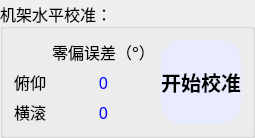
    <widget class="QGroupBox" name="groupBox_6">
     <property name="sizePolicy">
      <sizepolicy hsizetype="Expanding" vsizetype="Expanding">
       <horstretch>0</horstretch>
       <verstretch>0</verstretch>
      </sizepolicy>
     </property>
     <property name="minimumSize">
      <size>
       <width>0</width>
       <height>0</height>
      </size>
     </property>
     <property name="font">
      <font>
       <family>3ds</family>
       <pointsize>12</pointsize>
      </font>
     </property>
     <property name="title">
      <string>机架水平校准：</string>
     </property>
     <property name="alignment">
      <set>Qt::AlignLeading|Qt::AlignLeft|Qt::AlignVCenter</set>
     </property>
     <property name="flat">
      <bool>false</bool>
     </property>
     <property name="checkable">
      <bool>false</bool>
     </property>
     <layout class="QHBoxLayout" name="horizontalLayout_3">
      <item>
       <layout class="QGridLayout" name="gridLayout_4">
        <item row="3" column="0">
         <widget class="QLabel" name="label_40">
          <property name="sizePolicy">
           <sizepolicy hsizetype="Fixed" vsizetype="Expanding">
            <horstretch>0</horstretch>
            <verstretch>0</verstretch>
           </sizepolicy>
          </property>
          <property name="minimumSize">
           <size>
            <width>30</width>
            <height>20</height>
           </size>
          </property>
          <property name="font">
           <font>
            <family>3ds</family>
            <pointsize>12</pointsize>
           </font>
          </property>
          <property name="styleSheet">
           <string notr="true">QLabel
{ 
	color: rgb(0, 0, 0); 
} </string>
          </property>
          <property name="text">
           <string>横滚</string>
          </property>
         </widget>
        </item>
        <item row="2" column="1">
         <widget class="QLabel" name="pitch_offset">
          <property name="sizePolicy">
           <sizepolicy hsizetype="Expanding" vsizetype="Expanding">
            <horstretch>0</horstretch>
            <verstretch>0</verstretch>
           </sizepolicy>
          </property>
          <property name="minimumSize">
           <size>
            <width>50</width>
            <height>20</height>
           </size>
          </property>
          <property name="font">
           <font>
            <family>微软雅黑</family>
            <pointsize>12</pointsize>
            <weight>50</weight>
            <bold>false</bold>
           </font>
          </property>
          <property name="styleSheet">
           <string notr="true">QLabel
{ 
	color: rgb(0, 0, 255); 
} </string>
          </property>
          <property name="text">
           <string>0</string>
          </property>
          <property name="alignment">
           <set>Qt::AlignCenter</set>
          </property>
         </widget>
        </item>
        <item row="3" column="1">
         <widget class="QLabel" name="roll_offset">
          <property name="sizePolicy">
           <sizepolicy hsizetype="Expanding" vsizetype="Expanding">
            <horstretch>0</horstretch>
            <verstretch>0</verstretch>
           </sizepolicy>
          </property>
          <property name="minimumSize">
           <size>
            <width>50</width>
            <height>20</height>
           </size>
          </property>
          <property name="font">
           <font>
            <family>微软雅黑</family>
            <pointsize>12</pointsize>
            <weight>50</weight>
            <bold>false</bold>
           </font>
          </property>
          <property name="styleSheet">
           <string notr="true">QLabel
{ 
	color: rgb(0, 0, 255); 
} </string>
          </property>
          <property name="text">
           <string>0</string>
          </property>
          <property name="alignment">
           <set>Qt::AlignCenter</set>
          </property>
         </widget>
        </item>
        <item row="2" column="0">
         <widget class="QLabel" name="label_41">
          <property name="sizePolicy">
           <sizepolicy hsizetype="Fixed" vsizetype="Expanding">
            <horstretch>0</horstretch>
            <verstretch>0</verstretch>
           </sizepolicy>
          </property>
          <property name="minimumSize">
           <size>
            <width>30</width>
            <height>20</height>
           </size>
          </property>
          <property name="font">
           <font>
            <family>3ds</family>
            <pointsize>12</pointsize>
           </font>
          </property>
          <property name="styleSheet">
           <string notr="true">QLabel
{ 
	color: rgb(0, 0, 0); 
} </string>
          </property>
          <property name="text">
           <string>俯仰</string>
          </property>
         </widget>
        </item>
        <item row="1" column="1">
         <widget class="QLabel" name="label_36">
          <property name="sizePolicy">
           <sizepolicy hsizetype="Expanding" vsizetype="Expanding">
            <horstretch>0</horstretch>
            <verstretch>0</verstretch>
           </sizepolicy>
          </property>
          <property name="minimumSize">
           <size>
            <width>30</width>
            <height>20</height>
           </size>
          </property>
          <property name="font">
           <font>
            <family>3ds</family>
            <pointsize>12</pointsize>
           </font>
          </property>
          <property name="styleSheet">
           <string notr="true">QLabel
{ 
	color: rgb(0, 0, 0); 
} </string>
          </property>
          <property name="text">
           <string>零偏误差（°）</string>
          </property>
          <property name="alignment">
           <set>Qt::AlignCenter</set>
          </property>
         </widget>
        </item>
        <item row="1" column="2" rowspan="3">
         <widget class="QPushButton" name="hor_cal_start">
          <property name="sizePolicy">
           <sizepolicy hsizetype="Expanding" vsizetype="Expanding">
            <horstretch>0</horstretch>
            <verstretch>0</verstretch>
           </sizepolicy>
          </property>
          <property name="font">
           <font>
            <family>3ds</family>
            <pointsize>15</pointsize>
            <weight>75</weight>
            <bold>true</bold>
           </font>
          </property>
          <property name="styleSheet">
           <string notr="true">QPushButton 
{ 
	background-color: rgb(233,235,254);
	border-radius: 20px; 
	color: rgb(0, 0, 0); 
} 
QPushButton:hover 
{ 
	background-color: rgb(200,235,254);  
}</string>
          </property>
          <property name="text">
           <string>开始校准</string>
          </property>
          <property name="icon">
           <iconset resource="Resources.qrc">
            <normaloff>:/image/hor.png</normaloff>:/image/hor.png</iconset>
          </property>
          <property name="iconSize">
           <size>
            <width>50</width>
            <height>50</height>
           </size>
          </property>
         </widget>
        </item>
       </layout>
      </item>
     </layout>
    </widget>
